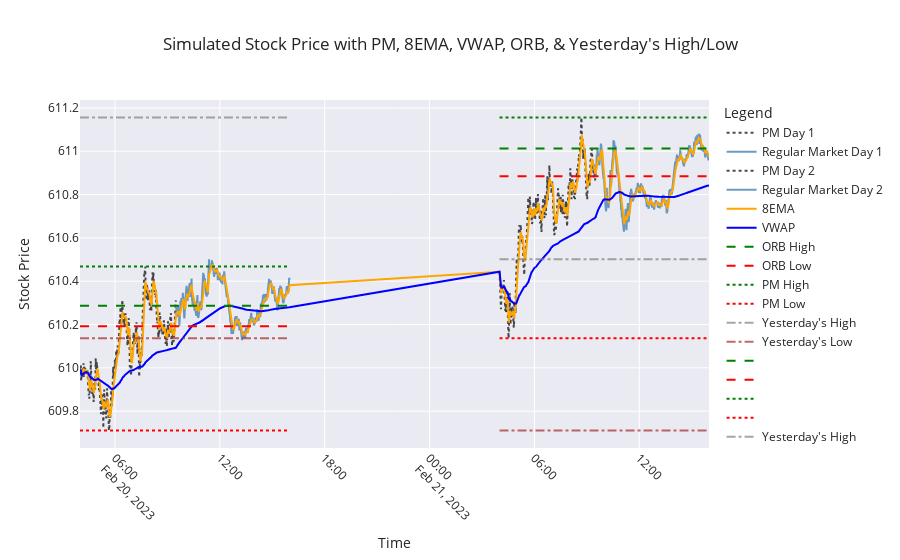

The code cell stored with this chart in its notebook:
### Code cell
import numpy as np  # Importing numpy for numerical operations
import pandas as pd
import seaborn as sns
from plotly.subplots import make_subplots
from ipywidgets import widgets
from IPython.display import display
from Gen_SPY_With_Indicators import simulate_stock  # Importing simulation function
import matplotlib.pyplot as plt  # Importing matplotlib for plotting
import matplotlib.ticker as mticker  # For proper Y-axis formatting

def generate_signals(df, stop_loss_pct=0.02):
    """ Generates trade signals based on ORB, VWAP, 8EMA, PM High/Low, and Yest High/Low """

    df['Signal'] = ''
    df['Stop_Loss'] = np.nan  # Initialize Stop_Loss column

    # Buy Call: Price breaks ORB High & supported by 8EMA & VWAP
    df.loc[
        (df['Close'] > df['ORB_High']) & 
        (df['Close'] > df['VWAP']) & 
        (df['Close'] > df['8EMA']),
        'Signal'
    ] = 'BUY CALL'

    # Sell Put: Price breaks ORB Low & rejected by 8EMA & VWAP
    df.loc[
        (df['Close'] < df['ORB_Low']) & 
        (df['Close'] < df['VWAP']) & 
        (df['Close'] < df['8EMA']),
        'Signal'
    ] = 'BUY PUT'

    # Boost Call Confidence if PM High or Yesterday's High is broken
    df.loc[
        (df['Signal'] == 'BUY CALL') & 
        ((df['Close'] > df['PM_High']) | (df['Close'] > df['Yest_High'])),
        'Signal'
    ] = 'STRONG BUY CALL'

    # Boost Put Confidence if PM Low or Yesterday's Low is broken
    df.loc[
        (df['Signal'] == 'BUY PUT') & 
        ((df['Close'] < df['PM_Low']) | (df['Close'] < df['Yest_Low'])),
        'Signal'
    ] = 'STRONG BUY PUT'

    # Add stop loss levels
    df.loc[df['Signal'].isin(['BUY CALL', 'STRONG BUY CALL']), 'Stop_Loss'] = df['Close'] * (1 - stop_loss_pct)
    df.loc[df['Signal'].isin(['BUY PUT', 'STRONG BUY PUT']), 'Stop_Loss'] = df['Close'] * (1 + stop_loss_pct)

    return df

# Simulate Stock Data for 2 Days
simulated_data, yesterday_high, yesterday_low = simulate_stock(number_of_days)

# Apply Signal Generation
simulated_data = generate_signals(simulated_data)

import plotly.express as px
import plotly.graph_objects as go

# Set seaborn style
sns.set(style="whitegrid")

# Create a subplot
fig = make_subplots(rows=1, cols=1)

# Function to update the plot based on the toggle button
def update_plot(change):
    fig.data = []  # Clear existing traces

    if toggle_button.value:
        # Add candlestick traces for each day
        for day in simulated_data["Day"].unique():
            day_data = simulated_data[simulated_data["Day"] == day]
            pm_data = day_data[day_data["Session"] == "PM"]
            market_data = day_data[day_data["Session"] == "Regular Market"]

            if not pm_data.empty:
                fig.add_trace(go.Candlestick(x=pm_data['Timestamp'], open=pm_data['Open'], high=pm_data['High'], low=pm_data['Low'], close=pm_data['Close'], name=f"PM Day {day}"))
            if not market_data.empty:
                fig.add_trace(go.Candlestick(x=market_data['Timestamp'], open=market_data['Open'], high=market_data['High'], low=market_data['Low'], close=market_data['Close'], name=f"Regular Market Day {day}"))
    else:
        # Add line traces for each day
        for day in simulated_data["Day"].unique():
            day_data = simulated_data[simulated_data["Day"] == day]
            pm_data = day_data[day_data["Session"] == "PM"]
            market_data = day_data[day_data["Session"] == "Regular Market"]

            fig.add_trace(go.Scatter(x=pm_data['Timestamp'], y=pm_data['Close'], mode='lines', name=f"PM Day {day}", line=dict(color="black", dash="dot"), opacity=0.7))
            fig.add_trace(go.Scatter(x=market_data['Timestamp'], y=market_data['Close'], mode='lines', name=f"Regular Market Day {day}", line=dict(color="steelblue"), opacity=0.8))

    # Add traces for indicators
    fig.add_trace(go.Scatter(x=simulated_data['Timestamp'], y=simulated_data['8EMA'], mode='lines', name="8EMA", line=dict(color="orange")))
    fig.add_trace(go.Scatter(x=simulated_data['Timestamp'], y=simulated_data['VWAP'], mode='lines', name="VWAP", line=dict(color="blue")))

    # Add traces for ORB and PM High/Low
    for day in simulated_data['Day'].unique():
        day_data = simulated_data[simulated_data['Day'] == day]
        fig.add_trace(go.Scatter(x=day_data['Timestamp'], y=day_data['ORB_High'], mode='lines', name="ORB High" if day == 1 else "", line=dict(color="green", dash="dash")))
        fig.add_trace(go.Scatter(x=day_data['Timestamp'], y=day_data['ORB_Low'], mode='lines', name="ORB Low" if day == 1 else "", line=dict(color="red", dash="dash")))
        fig.add_trace(go.Scatter(x=day_data['Timestamp'], y=day_data['PM_High'], mode='lines', name="PM High" if day == 1 else "", line=dict(color="green", dash="dot")))
        fig.add_trace(go.Scatter(x=day_data['Timestamp'], y=day_data['PM_Low'], mode='lines', name="PM Low" if day == 1 else "", line=dict(color="red", dash="dot")))

        market_open_time = day_data['Timestamp'].iloc[0]
        market_close_time = day_data['Timestamp'].iloc[-1]
        if day == 1:
            fig.add_trace(go.Scatter(x=[market_open_time, market_close_time], y=[yesterday_high, yesterday_high], mode='lines', name="Yesterday's High", line=dict(color="gray", dash="dashdot"), opacity=0.7))
            fig.add_trace(go.Scatter(x=[market_open_time, market_close_time], y=[yesterday_low, yesterday_low], mode='lines', name="Yesterday's Low", line=dict(color="brown", dash="dashdot"), opacity=0.7))
        else:
            fig.add_trace(go.Scatter(x=[market_open_time, market_close_time], y=[day_data['Yest_High'].iloc[0], day_data['Yest_High'].iloc[0]], mode='lines', name="Yesterday's High" if day == 2 else "", line=dict(color="gray", dash="dashdot"), opacity=0.7))
            fig.add_trace(go.Scatter(x=[market_open_time, market_close_time], y=[day_data['Yest_Low'].iloc[0], day_data['Yest_Low'].iloc[0]], mode='lines', name="Yesterday's Low" if day == 2 else "", line=dict(color="brown", dash="dashdot"), opacity=0.7))

    # Update layout for better appearance
    fig.update_layout(
        title="Simulated Stock Price with PM, 8EMA, VWAP, ORB, & Yesterday's High/Low",
        xaxis_title="Time",
        yaxis_title="Stock Price",
        legend_title="Legend",
        xaxis=dict(tickangle=45),
        template="seaborn"
    )

    # Show the plot
    fig.show()

# Create a toggle button
toggle_button = widgets.ToggleButton(
    value=False,
    description='Toggle Candlestick',
    disabled=False,
    button_style='',
    tooltip='Toggle between line and candlestick chart',
    icon='line-chart'
)

# Attach the update function to the toggle button
toggle_button.observe(update_plot, names='value')

# Display the toggle button
# display(toggle_button)

# Initial plot update
update_plot(None)

# Print any part of the simulated data that contains BUY CALL or BUY PUT signals during Regular Market session
#print(simulated_data[(simulated_data['Signal'].isin(['BUY CALL', 'BUY PUT', 'STRONG BUY CALL', 'STRONG BUY PUT'])) & (simulated_data['Session'] == 'Regular Market')])

### Figure 1 — Plotly figure (JSON) as saved in the notebook; plotly's stock layout.template omitted (floating-point values rounded to 4 significant figures; data arrays with more than 128 entries replaced by an {"elided": "..."} marker saying what was removed)
{"data": [{"line": {"color": "black", "dash": "dot"}, "mode": "lines", "name": "PM Day 1", "opacity": 0.7, "type": "scatter", "x": {"elided": "330 str values"}, "y": {"elided": "330 float values"}}, {"line": {"color": "steelblue"}, "mode": "lines", "name": "Regular Market Day 1", "opacity": 0.8, "type": "scatter", "x": {"elided": "390 str values"}, "y": {"elided": "390 float values"}}, {"line": {"color": "black", "dash": "dot"}, "mode": "lines", "name": "PM Day 2", "opacity": 0.7, "type": "scatter", "x": {"elided": "330 str values"}, "y": {"elided": "330 float values"}}, {"line": {"color": "steelblue"}, "mode": "lines", "name": "Regular Market Day 2", "opacity": 0.8, "type": "scatter", "x": {"elided": "390 str values"}, "y": {"elided": "390 float values"}}, {"line": {"color": "orange"}, "mode": "lines", "name": "8EMA", "type": "scatter", "x": {"elided": "1440 str values"}, "y": {"elided": "1440 float values"}}, {"line": {"color": "blue"}, "mode": "lines", "name": "VWAP", "type": "scatter", "x": {"elided": "1440 str values"}, "y": {"elided": "1440 float values"}}, {"line": {"color": "green", "dash": "dash"}, "mode": "lines", "name": "ORB High", "type": "scatter", "x": {"elided": "720 str values"}, "y": {"elided": "720 float values"}}, {"line": {"color": "red", "dash": "dash"}, "mode": "lines", "name": "ORB Low", "type": "scatter", "x": {"elided": "720 str values"}, "y": {"elided": "720 float values"}}, {"line": {"color": "green", "dash": "dot"}, "mode": "lines", "name": "PM High", "type": "scatter", "x": {"elided": "720 str values"}, "y": {"elided": "720 float values"}}, {"line": {"color": "red", "dash": "dot"}, "mode": "lines", "name": "PM Low", "type": "scatter", "x": {"elided": "720 str values"}, "y": {"elided": "720 float values"}}, {"line": {"color": "gray", "dash": "dashdot"}, "mode": "lines", "name": "Yesterday's High", "opacity": 0.7, "type": "scatter", "x": ["2023-02-20T04:00:00", "2023-02-20T15:59:00"], "y": [611.2, 611.2]}, {"line": {"color": "brown", "dash": "dashdot"}, "mode": "lines", "name": "Yesterday's Low", "opacity": 0.7, "type": "scatter", "x": ["2023-02-20T04:00:00", "2023-02-20T15:59:00"], "y": [610.1, 610.1]}, {"line": {"color": "green", "dash": "dash"}, "mode": "lines", "name": "", "type": "scatter", "x": {"elided": "720 str values"}, "y": {"elided": "720 float values"}}, {"line": {"color": "red", "dash": "dash"}, "mode": "lines", "name": "", "type": "scatter", "x": {"elided": "720 str values"}, "y": {"elided": "720 float values"}}, {"line": {"color": "green", "dash": "dot"}, "mode": "lines", "name": "", "type": "scatter", "x": {"elided": "720 str values"}, "y": {"elided": "720 float values"}}, {"line": {"color": "red", "dash": "dot"}, "mode": "lines", "name": "", "type": "scatter", "x": {"elided": "720 str values"}, "y": {"elided": "720 float values"}}, {"line": {"color": "gray", "dash": "dashdot"}, "mode": "lines", "name": "Yesterday's High", "opacity": 0.7, "type": "scatter", "x": ["2023-02-21T04:00:00", "2023-02-21T15:59:00"], "y": [610.5, 610.5]}, {"line": {"color": "brown", "dash": "dashdot"}, "mode": "lines", "name": "Yesterday's Low", "opacity": 0.7, "type": "scatter", "x": ["2023-02-21T04:00:00", "2023-02-21T15:59:00"], "y": [609.7, 609.7]}], "layout": {"legend": {"title": {"text": "Legend"}}, "title": {"text": "Simulated Stock Price with PM, 8EMA, VWAP, ORB, & Yesterday's High/Low"}, "xaxis": {"anchor": "y", "domain": [0, 1], "tickangle": 45, "title": {"text": "Time"}}, "yaxis": {"anchor": "x", "domain": [0, 1], "title": {"text": "Stock Price"}}}}
